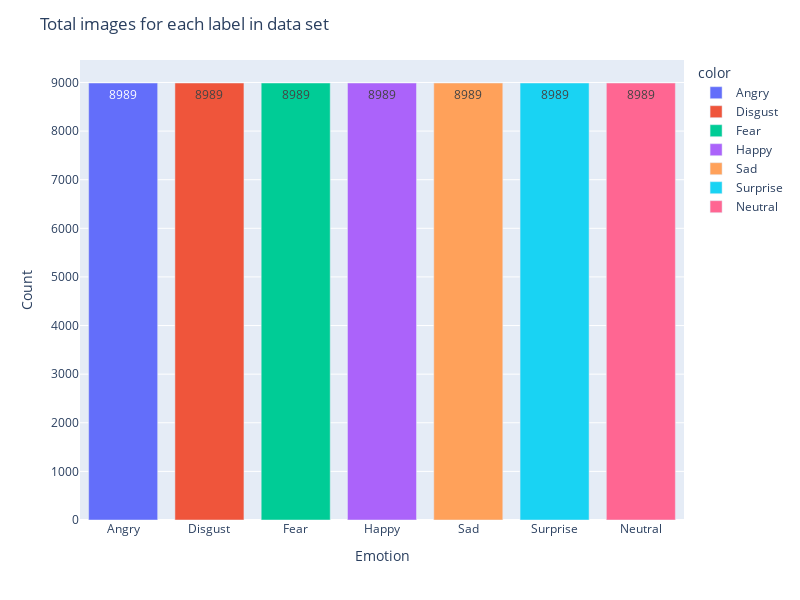

Source (notebook cell):
### Code cell
fig = px.bar(x=list(labels_all_smote.keys()), y=list(labels_all_smote.values()), color=list(labels_all_smote.keys()))

fig.update_layout(
    title="Total images for each label in data set",
    xaxis_title="Emotion",
    yaxis_title="Count",
    height=600,
    width=800,
)

fig.update_traces(texttemplate="%{y}", textposition="inside")

fig.show()

### Figure 1 — Plotly figure (JSON) as saved in the notebook; plotly's stock layout.template omitted (floating-point values rounded to 4 significant figures)
{"data": [{"alignmentgroup": "True", "hovertemplate": "color=Angry<br>x=%{x}<br>y=%{y}<extra></extra>", "legendgroup": "Angry", "marker": {"color": "#636efa", "pattern": {"shape": ""}}, "name": "Angry", "offsetgroup": "Angry", "orientation": "v", "showlegend": true, "textposition": "inside", "texttemplate": "%{y}", "type": "bar", "x": ["Angry"], "xaxis": "x", "y": [8989], "yaxis": "y"}, {"alignmentgroup": "True", "hovertemplate": "color=Disgust<br>x=%{x}<br>y=%{y}<extra></extra>", "legendgroup": "Disgust", "marker": {"color": "#EF553B", "pattern": {"shape": ""}}, "name": "Disgust", "offsetgroup": "Disgust", "orientation": "v", "showlegend": true, "textposition": "inside", "texttemplate": "%{y}", "type": "bar", "x": ["Disgust"], "xaxis": "x", "y": [8989], "yaxis": "y"}, {"alignmentgroup": "True", "hovertemplate": "color=Fear<br>x=%{x}<br>y=%{y}<extra></extra>", "legendgroup": "Fear", "marker": {"color": "#00cc96", "pattern": {"shape": ""}}, "name": "Fear", "offsetgroup": "Fear", "orientation": "v", "showlegend": true, "textposition": "inside", "texttemplate": "%{y}", "type": "bar", "x": ["Fear"], "xaxis": "x", "y": [8989], "yaxis": "y"}, {"alignmentgroup": "True", "hovertemplate": "color=Happy<br>x=%{x}<br>y=%{y}<extra></extra>", "legendgroup": "Happy", "marker": {"color": "#ab63fa", "pattern": {"shape": ""}}, "name": "Happy", "offsetgroup": "Happy", "orientation": "v", "showlegend": true, "textposition": "inside", "texttemplate": "%{y}", "type": "bar", "x": ["Happy"], "xaxis": "x", "y": [8989], "yaxis": "y"}, {"alignmentgroup": "True", "hovertemplate": "color=Sad<br>x=%{x}<br>y=%{y}<extra></extra>", "legendgroup": "Sad", "marker": {"color": "#FFA15A", "pattern": {"shape": ""}}, "name": "Sad", "offsetgroup": "Sad", "orientation": "v", "showlegend": true, "textposition": "inside", "texttemplate": "%{y}", "type": "bar", "x": ["Sad"], "xaxis": "x", "y": [8989], "yaxis": "y"}, {"alignmentgroup": "True", "hovertemplate": "color=Surprise<br>x=%{x}<br>y=%{y}<extra></extra>", "legendgroup": "Surprise", "marker": {"color": "#19d3f3", "pattern": {"shape": ""}}, "name": "Surprise", "offsetgroup": "Surprise", "orientation": "v", "showlegend": true, "textposition": "inside", "texttemplate": "%{y}", "type": "bar", "x": ["Surprise"], "xaxis": "x", "y": [8989], "yaxis": "y"}, {"alignmentgroup": "True", "hovertemplate": "color=Neutral<br>x=%{x}<br>y=%{y}<extra></extra>", "legendgroup": "Neutral", "marker": {"color": "#FF6692", "pattern": {"shape": ""}}, "name": "Neutral", "offsetgroup": "Neutral", "orientation": "v", "showlegend": true, "textposition": "inside", "texttemplate": "%{y}", "type": "bar", "x": ["Neutral"], "xaxis": "x", "y": [8989], "yaxis": "y"}], "layout": {"barmode": "relative", "height": 600, "legend": {"title": {"text": "color"}, "tracegroupgap": 0}, "margin": {"t": 60}, "title": {"text": "Total images for each label in data set"}, "width": 800, "xaxis": {"anchor": "y", "domain": [0, 1], "title": {"text": "Emotion"}}, "yaxis": {"anchor": "x", "domain": [0, 1], "title": {"text": "Count"}}}}
